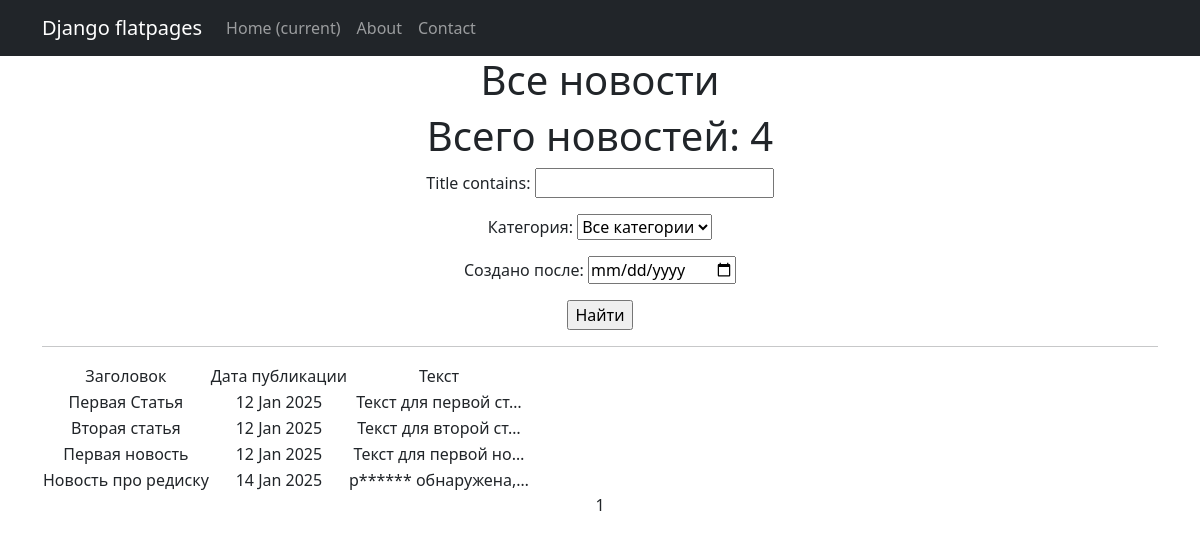
Page /news/search/ on the earlier database version.
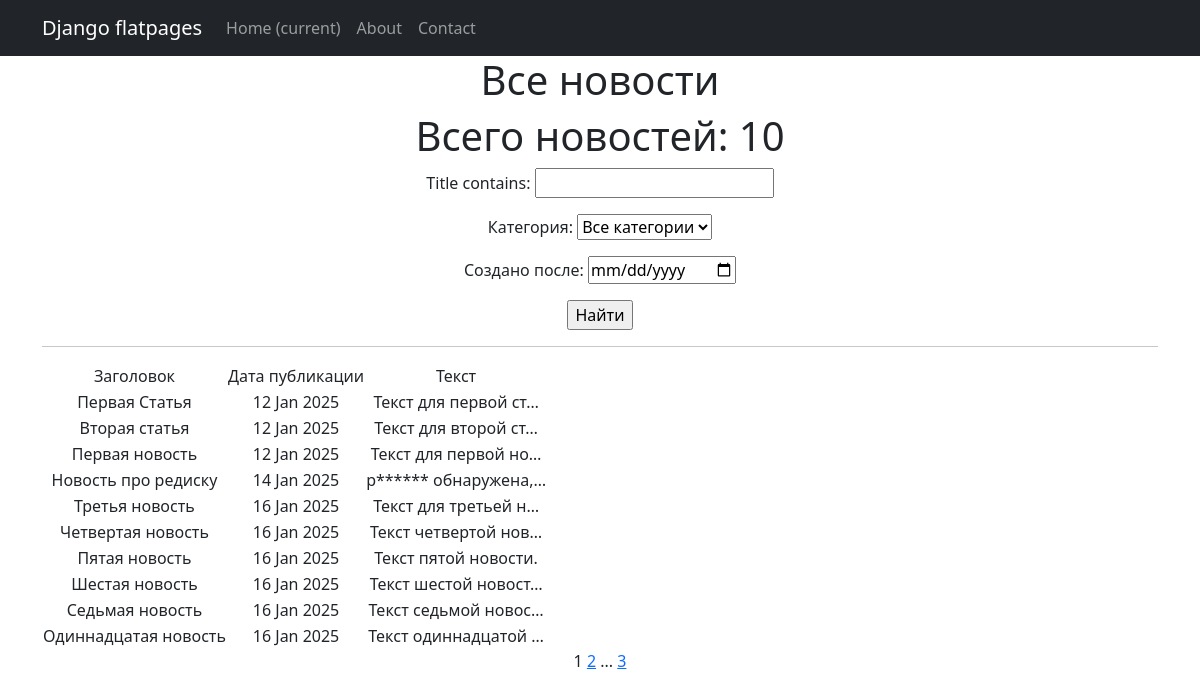
Same page on the later database version.
### news_app/models.py (models this page shows, shortened)
class Post(models.Model):
    ARTICLE = 'AR'
    NEWS = 'NW'
    POST_TYPES = [
        (ARTICLE, 'Article'),
        (NEWS, 'News'),
    ]
    author = models.ForeignKey(Author, on_delete=models.CASCADE)
    type = models.CharField(max_length=2, choices=POST_TYPES, default=NEWS)
    created_at = models.DateTimeField(auto_now_add=True)
    categories = models.ManyToManyField(Category, through='PostCategory')
    title = models.CharField(max_length=128)
    text = models.TextField()
    rating = models.IntegerField(default=0)

### news_app/views.py (the view)
# urls.py: path('search/', PostSearch.as_view(), name='post_search'),
class PostSearch(ListView):
    model = Post
    ordering = 'created_at'
    template_name = 'news_search.html'
    context_object_name = 'posts'
    paginate_by = 10
    def get_queryset(self):
        queryset = super().get_queryset()
        self.filterset = PostFilter(self.request.GET, queryset)
        return self.filterset.qs
    def get_context_data(self, **kwargs):
        context = super().get_context_data(**kwargs)
        context['filterset'] = self.filterset
        return context

### news_app/models.py (called while the page is built)
    def __str__(self):
        return self.name

### news_app/templatetags/censor_filters.py (called while the page is built)
@register.filter(name='censor')
def censor(value):
    if not isinstance(value, str):
        raise ValueError("Censor filter can only be applied to strings.")
    for word in BAD_WORDS:
        value = value.replace(word, f"{word[0]}{'*' * (len(word) - 1)}")
        value = value.replace(word.capitalize(), f"{word[0]}{'*' * (len(word) - 1)}")
    return value

### news_app/templatetags/custom_tags.py (called while the page is built)
@register.simple_tag(takes_context=True)
def url_replace(context, **kwargs):
   d = context['request'].GET.copy()
   for k, v in kwargs.items():
       d[k] = v
   return d.urlencode()

### templates/news_search.html (shortened to what this page needs)
{% extends 'flatpages/default.html' %}
{% load censor_filters %}
{% load custom_tags %}
{% block content %}
    <h1>Все новости</h1>
    <h1>Всего новостей: {{ posts|length }}</h1>
    <form action="" method="get">
        {{ filterset.form.as_p }}
        <input type="submit" value="Найти" />
    </form>
    <hr>
    {% if posts %}
        <table>
            <tr>
                <td>Заголовок</td>
                <td>Дата публикации</td>
                <td>Текст</td>
            </tr>
            {% for post in posts %}
            <tr>
                <td>{{ post.title|censor }}</td>
                <td>{{ post.created_at|date:'d M Y'  }}</td>
                <td>{{ post.text|truncatechars:20|censor }}</td>
            </tr>
            {% endfor %}
        </table>
    {% else %}
        <h2>Новостей нет!</h2>
    {% endif %}
    {{ page_obj.number }}
    {% if page_obj.has_next %}
        <a href="?{% url_replace page=page_obj.next_page_number %}">{{ page_obj.next_page_number }}</a>
        {% if paginator.num_pages != page_obj.next_page_number %}
            ...
            <a href="?{% url_replace page=page_obj.paginator.num_pages %}">{{ page_obj.paginator.num_pages }}</a>
        {% endif %}
    {% endif %}
{% endblock content %}

Differences in the rows shown:
added Post: title|censor "Третья новость", created_at "16 Jan 2025", text|censor "Текст для третьей н…"
added Post: title|censor "Четвертая новость", created_at "16 Jan 2025", text|censor "Текст четвертой нов…"
added Post: title|censor "Пятая новость", created_at "16 Jan 2025", text|censor "Текст пятой новости."
added Post: title|censor "Шестая новость", created_at "16 Jan 2025", text|censor "Текст шестой новост…"
added Post: title|censor "Cедьмая новость", created_at "16 Jan 2025", text|censor "Текст седьмой новос…"
added Post: title|censor "Одиннадцатая новость", created_at "16 Jan 2025", text|censor "Текст одиннадцатой …"
Other differences:
{{ posts|length }}: "4" → "10"
{{ page_obj.next_page_number }}: (not shown) → "2"
{{ page_obj.paginator.num_pages }}: (not shown) → "3"
